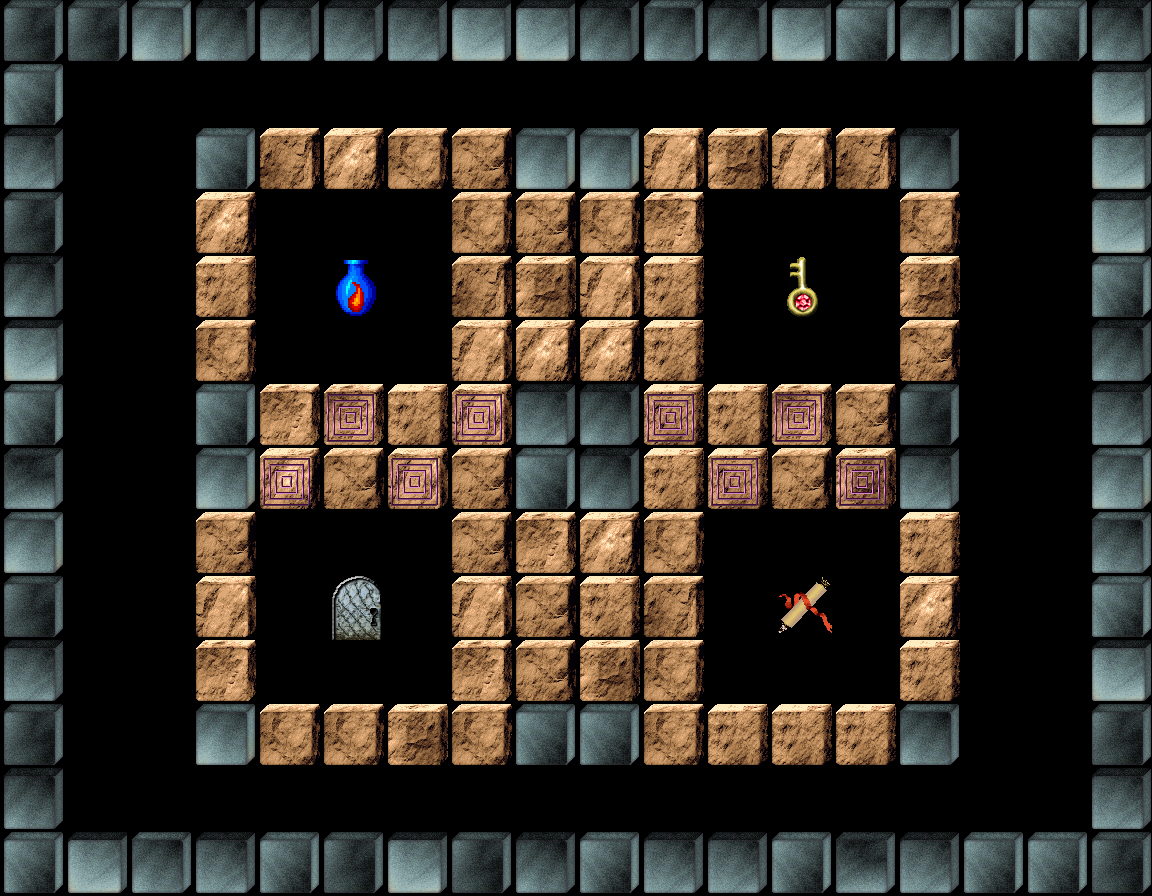

Rendered tile map (Tiled .tmx) drawn with the repository's tilesets; below, a short description and the full map source, tile grids included:
An orthogonal 18x14 tile map with 64x64 px tiles, 5 tile layers (Hidden Items, Items, Blocks, BlockExtras, ...), 2 tilesets and 5 objects.

<map version="1.8" tiledversion="1.11.0" orientation="orthogonal" renderorder="right-down" width="18" height="14" tilewidth="64" tileheight="64" infinite="0" nextlayerid="13" nextobjectid="182">
 <tileset firstgid="1" source="../StaticObjects.tsx" />
 <tileset firstgid="89" source="../BoxDrawing.tsx" />
 <layer id="4" name="Hidden Items" width="18" height="14">
  <data encoding="csv">
0,0,0,0,0,0,0,0,0,0,0,0,0,0,0,0,0,0,
0,0,0,0,0,0,0,0,0,0,0,0,0,0,0,0,0,0,
0,0,0,0,0,0,0,0,0,0,0,0,0,0,0,0,0,0,
0,0,0,0,0,0,0,0,0,0,0,0,0,0,0,0,0,0,
0,0,0,0,0,0,0,0,0,0,0,0,0,0,0,0,0,0,
0,0,0,0,0,0,0,0,0,0,0,0,0,0,0,0,0,0,
0,0,0,0,0,0,0,0,0,0,0,0,0,0,0,0,0,0,
0,0,0,0,0,0,0,0,0,0,0,0,0,0,0,0,0,0,
0,0,0,0,0,0,0,0,0,0,0,0,0,0,0,0,0,0,
0,0,0,0,0,0,0,0,0,0,0,0,0,0,0,0,0,0,
0,0,0,0,0,0,0,0,0,0,0,0,0,0,0,0,0,0,
0,0,0,0,0,0,0,0,0,0,0,0,0,0,0,0,0,0,
0,0,0,0,0,0,0,0,0,0,0,0,0,0,0,0,0,0,
0,0,0,0,0,0,0,0,0,0,0,0,0,0,0,0,0,0
</data>
 </layer>
 <layer id="2" name="Items" width="18" height="14">
  <data encoding="csv">
0,0,0,0,0,0,0,0,0,0,0,0,0,0,0,0,0,0,
0,0,0,0,0,0,0,0,0,0,0,0,0,0,0,0,0,0,
0,0,0,0,0,0,0,0,0,0,0,0,0,0,0,0,0,0,
0,0,0,0,0,0,0,0,0,0,0,0,0,0,0,0,0,0,
0,0,0,0,0,49,0,0,0,0,0,0,41,0,0,0,0,0,
0,0,0,0,0,0,0,0,0,0,0,0,0,0,0,0,0,0,
0,0,0,0,0,0,0,0,0,0,0,0,0,0,0,0,0,0,
0,0,0,0,0,0,0,0,0,0,0,0,0,0,0,0,0,0,
0,0,0,0,0,0,0,0,0,0,0,0,0,0,0,0,0,0,
0,0,0,0,0,0,0,0,0,0,0,0,48,0,0,0,0,0,
0,0,0,0,0,0,0,0,0,0,0,0,0,0,0,0,0,0,
0,0,0,0,0,0,0,0,0,0,0,0,0,0,0,0,0,0,
0,0,0,0,0,0,0,0,0,0,0,0,0,0,0,0,0,0,
0,0,0,0,0,0,0,0,0,0,0,0,0,0,0,0,0,0
</data>
 </layer>
 <layer id="1" name="Blocks" width="18" height="14">
  <data encoding="csv">
4,4,1,6,7,7,7,8,8,6,3,6,8,2,3,2,2,6,
2,0,0,0,0,0,0,0,0,0,0,0,0,0,0,0,0,8,
7,0,0,2,12,13,11,10,1,1,9,14,9,12,6,0,0,8,
4,0,0,13,0,0,0,11,10,11,16,0,0,0,11,0,0,8,
6,0,0,15,0,0,0,12,14,9,15,0,0,0,14,0,0,2,
8,0,0,11,0,0,0,9,13,13,15,0,0,0,10,0,0,6,
2,0,0,2,16,16,15,9,7,6,15,15,16,10,4,0,0,7,
5,0,0,1,13,10,9,10,2,6,15,15,10,14,7,0,0,1,
1,0,0,10,0,0,0,10,16,13,11,0,0,0,15,0,0,3,
4,0,0,9,0,33,0,9,10,15,12,0,0,0,13,0,0,2,
7,0,0,16,0,0,0,16,10,14,11,0,0,0,15,0,0,8,
4,0,0,1,11,11,14,11,2,2,11,15,15,15,3,0,0,4,
6,0,0,0,0,0,0,0,0,0,0,0,0,0,0,0,0,7,
2,8,3,7,2,4,8,4,6,2,7,7,2,5,7,2,2,4
</data>
 </layer>
 <layer id="10" name="BlockExtras" width="18" height="14">
  <data encoding="csv">
0,0,0,0,0,0,0,0,0,0,0,0,0,0,0,0,0,0,
0,0,0,0,0,0,0,0,0,0,0,0,0,0,0,0,0,0,
0,0,0,0,0,0,0,0,0,0,0,0,0,0,0,0,0,0,
0,0,0,0,0,0,0,0,0,0,0,0,0,0,0,0,0,0,
0,0,0,0,0,0,0,0,0,0,0,0,0,0,0,0,0,0,
0,0,0,0,0,0,0,0,0,0,0,0,0,0,0,0,0,0,
0,0,0,0,0,27,0,27,0,0,27,0,27,0,0,0,0,0,
0,0,0,0,27,0,27,0,0,0,0,27,0,27,0,0,0,0,
0,0,0,0,0,0,0,0,0,0,0,0,0,0,0,0,0,0,
0,0,0,0,0,0,0,0,0,0,0,0,0,0,0,0,0,0,
0,0,0,0,0,0,0,0,0,0,0,0,0,0,0,0,0,0,
0,0,0,0,0,0,0,0,0,0,0,0,0,0,0,0,0,0,
0,0,0,0,0,0,0,0,0,0,0,0,0,0,0,0,0,0,
0,0,0,0,0,0,0,0,0,0,0,0,0,0,0,0,0,0
</data>
 </layer>
 <layer id="9" name="Walls" width="18" height="14" offsetx="-16" offsety="-16">
  <data encoding="csv">
0,0,0,0,0,0,0,0,0,0,0,0,0,0,0,0,0,0,
0,0,0,0,0,0,0,0,0,0,0,0,0,0,0,0,0,0,
0,0,0,0,0,0,0,0,0,0,0,0,0,0,0,0,0,0,
0,0,0,0,0,0,0,0,0,0,0,0,0,0,0,0,0,0,
0,0,0,0,0,0,0,0,0,0,0,0,0,0,0,0,0,0,
0,0,0,0,0,0,0,0,0,0,0,0,0,0,0,0,0,0,
0,0,0,0,0,0,0,0,0,0,0,0,0,0,0,0,0,0,
0,0,0,0,0,0,0,0,0,0,0,0,0,0,0,0,0,0,
0,0,0,0,0,0,0,0,0,0,0,0,0,0,0,0,0,0,
0,0,0,0,0,0,0,0,0,0,0,0,0,0,0,0,0,0,
0,0,0,0,0,0,0,0,0,0,0,0,0,0,0,0,0,0,
0,0,0,0,0,0,0,0,0,0,0,0,0,0,0,0,0,0,
0,0,0,0,0,0,0,0,0,0,0,0,0,0,0,0,0,0,
0,0,0,0,0,0,0,0,0,0,0,0,0,0,0,0,0,0
</data>
 </layer>
 <objectgroup id="3" name="Actors">
  <object id="158" template="../Dana.tx" x="96" y="416" />
  <object id="172" template="../Ricochet.tx" x="352" y="288">
   <properties>
    <property name="Destructive" type="bool" value="true" />
    <property name="Direction" propertytype="CardinalDirection" value="SE" />
   </properties>
  </object>
  <object id="173" template="../Ricochet.tx" x="352" y="608" />
  <object id="174" template="../Ricochet.tx" x="800" y="608">
   <properties>
    <property name="Direction" propertytype="CardinalDirection" value="NW" />
   </properties>
  </object>
  <object id="175" template="../Ricochet.tx" x="800" y="288">
   <properties>
    <property name="Direction" propertytype="CardinalDirection" value="SW" />
   </properties>
  </object>
 </objectgroup>
</map>